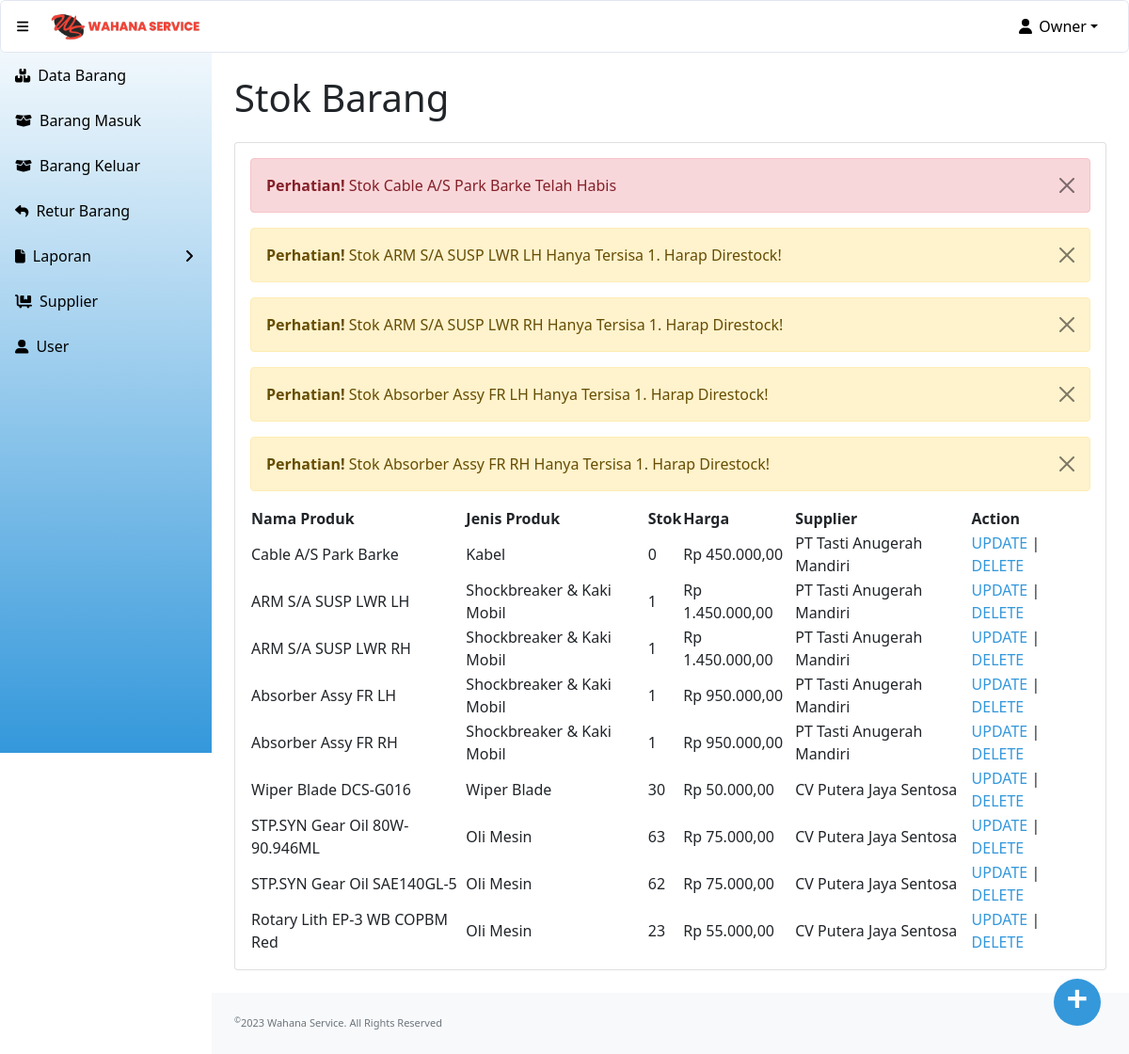
Screenshot of / (signed in) with the database file from the repository.
### tables this page shows
CREATE TABLE `produk` (
  `id_produk` int(11) NOT NULL,
  `id_supplier` int(11) NOT NULL,
  `nama_produk` varchar(100) NOT NULL,
  `jenis_barang` varchar(100) NOT NULL,
  `qty` int(10) NOT NULL,
  `harga` int(10) NOT NULL
);

CREATE TABLE `supplier` (
  `id_supplier` int(11) NOT NULL,
  `nama_supplier` varchar(200) NOT NULL,
  `alamat` varchar(500) NOT NULL,
  `no_telp` varchar(20) NOT NULL
);

### conn.php (called while the page is built, shortened)
<?php
function FormatUang($harga){
    $hasil = "Rp " . number_format($harga,2,',','.');
    return $hasil;
}
?>

### index.php (the view, shortened to what this page needs)
<?php
include "conn.php";
?>
<!DOCTYPE html>
<html lang="en">
    <head>
        <link href="https://cdn.jsdelivr.net/npm/simple-datatables@latest/dist/style.css" rel="stylesheet" />
        <link href="css/styles.css" rel="stylesheet" />
    </head>
    <body class="sb-nav-fixed">
    <?php include "head.php"; ?>
        <div id="layoutSidenav">
        <?php include "menu.php"; ?>
            </div>
            <div id="layoutSidenav_content">
                <main>
                    <div class="container-fluid px-4">
                        <h1 class="mt-4" style="padding-bottom:15px";>Stok Barang</h1>
                        <div class="card mb-4">
                            <div class="card-body">
                                <?php
                                    $datastok = mysqli_query($koneksi, "select * from produk where qty < 1");
                                    while ($fetch=mysqli_fetch_array($datastok)){
                                        $nama_produk = $fetch['nama_produk'];
                                ?>
                                    <div class="alert alert-danger alert-dismissible">
                                        <button type="button" class="btn-close" data-bs-dismiss="alert"></button>
                                        <strong>Perhatian!</strong> Stok <?=$nama_produk;?> Telah Habis
                                    </div>
                               <?php
                                    }
                                    $datastok1 = mysqli_query($koneksi, "select * from produk where qty < 10 and qty > 0");
                                    while ($fetch=mysqli_fetch_array($datastok1)){
                                        $nama_produk = $fetch['nama_produk'];
                                        $qty = $fetch['qty'];
                                ?>
                                    <div class="alert alert-warning alert-dismissible">
                                        <button type="button" class="btn-close" data-bs-dismiss="alert"></button>
                                        <strong>Perhatian!</strong> Stok <?=$nama_produk;?> Hanya Tersisa <?=$qty;?>. Harap Direstock!
                                    </div>
                                <?php
                                    }
                                ?>
                                <div class="table-responsive">
                                    <table id="datatablesSimple">
                                        <thead>
                                            <tr>
                                                <th>Nama Produk</th>
                                                <th>Jenis Produk</th>
                                                <th>Stok</th>
                                                <th>Harga</th>
                                                <th>Supplier</th>
                                                <?php if($_SESSION['level'] == "owner"){?>
                                                <th>Action</th>
                                                <?php } ?>
                                            </tr>
                                        </thead>
                                        <tbody>
                                            <?php
                                                $sSQL="select * from produk p, supplier s where p.id_supplier = s.id_supplier  order  by id_produk";
                                                $result=mysqli_query($koneksi, $sSQL);
                                                if (mysqli_num_rows($result) > 0)
                                                {
                                                    while ($row=mysqli_fetch_assoc($result))
                                                    {
                                                        $id_produk = $row['id_produk'];
                                                        $nama_produk = $row['nama_produk'];
                                                        $jenis_produk = $row['jenis_barang'];
                                                        $qty= $row['qty'];
                                                        $harga= $row['harga'];
                                                        $nama_supplier=$row['nama_supplier'];
                                            ?>
                                                <tr>
                                                    <td><?php echo $nama_produk;?></td>
                                                    <td><?php echo $jenis_produk;?></td>
                                                    <td><?php echo $qty;?></td>
                                                    <td><?php echo FormatUang($harga);?></td>
                                                    <td><?php echo $nama_supplier;?></td>
                                                    <?php if($_SESSION['level'] == "owner"){?>
                                                    <td><?php echo "<a href='update_barang.php?id_produk=$id_produk' class='action'>UPDATE</a> |
                                                                    <a href='delete_barang.php?id_produk=$id_produk' class='action' onclick='return konfirmasi();'>DELETE</a>"; ?> </td>
                                                    <?php } ?>
                                                </tr>
                                            <?php
                                                    }
                                                }
                                            ?>
                                        </tbody>
                                    </table>
                                </div>
                            </div>
                        </div>
                    </div>
                    <?php if($_SESSION['level'] == "owner" || $_SESSION['level'] == "admin"){?>
                        <a href="add_barang.php" class="act-btn">
                            +
                        </a>
                    <?php } ?>
                </main>
                <footer class="py-4 bg-light mt-auto">
                    <div class="container-fluid px-4">
                        <div class="d-flex align-items-center justify-content-between small">
                           <div class="text-muted"><sup>&copy;</sup>2023 Wahana Service. All Rights Reserved</div>
                        </div>
                    </div>
                </footer>
            </div>
    </body>
</html>

### rows the page displays
produk: nama_produk "Cable A/S Park Barke", jenis_barang "Kabel", qty "0", harga "Rp 450.000,00", id_supplier.nama_supplier "PT Tasti Anugerah Mandiri"
produk: nama_produk "ARM S/A SUSP LWR LH", qty "1", jenis_barang "Shockbreaker & Kaki Mobil", harga "Rp 1.450.000,00", id_supplier.nama_supplier "PT Tasti Anugerah Mandiri"
produk: nama_produk "ARM S/A SUSP LWR RH", qty "1", jenis_barang "Shockbreaker & Kaki Mobil", harga "Rp 1.450.000,00", id_supplier.nama_supplier "PT Tasti Anugerah Mandiri"
produk: nama_produk "Absorber Assy FR LH", qty "1", jenis_barang "Shockbreaker & Kaki Mobil", harga "Rp 950.000,00", id_supplier.nama_supplier "PT Tasti Anugerah Mandiri"
produk: nama_produk "Absorber Assy FR RH", qty "1", jenis_barang "Shockbreaker & Kaki Mobil", harga "Rp 950.000,00", id_supplier.nama_supplier "PT Tasti Anugerah Mandiri"
produk: nama_produk "Wiper Blade DCS-G016", jenis_barang "Wiper Blade", qty "30", harga "Rp 50.000,00", id_supplier.nama_supplier "CV Putera Jaya Sentosa"
produk: nama_produk "STP.SYN Gear Oil 80W-90.946ML", jenis_barang "Oli Mesin", qty "63", harga "Rp 75.000,00", id_supplier.nama_supplier "CV Putera Jaya Sentosa"
produk: nama_produk "STP.SYN Gear Oil SAE140GL-5", jenis_barang "Oli Mesin", qty "62", harga "Rp 75.000,00", id_supplier.nama_supplier "CV Putera Jaya Sentosa"
produk: nama_produk "Rotary Lith EP-3 WB COPBM Red", jenis_barang "Oli Mesin", qty "23", harga "Rp 55.000,00", id_supplier.nama_supplier "CV Putera Jaya Sentosa"

### other values shown
$_SESSION['fullname'] "Owner"
